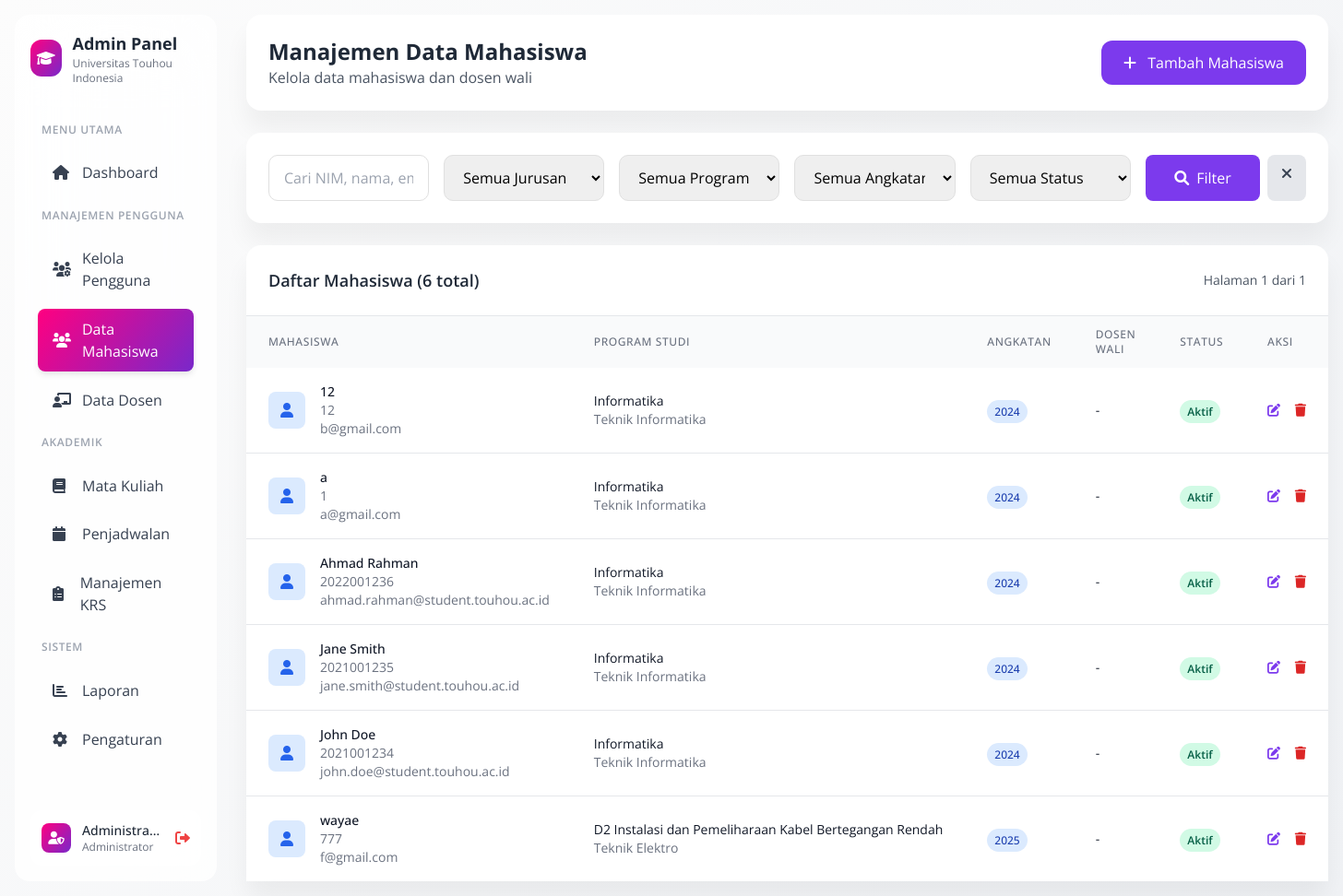
Screenshot of /sistem-krs/admin-mahasiswa.php (signed in) with the database file from the repository.
### tables this page shows
CREATE TABLE `mahasiswa` (
  `id_mahasiswa` int(11) NOT NULL,
  `nim` varchar(20) NOT NULL,
  `nama` varchar(100) NOT NULL,
  `tanggal_lahir` date DEFAULT NULL,
  `jenis_kelamin` enum('L','P') DEFAULT NULL,
  `alamat` varchar(255) DEFAULT NULL,
  `nomor_telepon` varchar(15) DEFAULT NULL,
  `email` varchar(100) NOT NULL,
  `foto` varchar(255) DEFAULT NULL,
  `password` varchar(255) NOT NULL,
  `created_at` timestamp NOT NULL DEFAULT current_timestamp(),
  `jurusan` varchar(100) DEFAULT NULL,
  `program_studi` varchar(100) DEFAULT NULL,
  `angkatan` year(4) DEFAULT NULL,
  `semester_aktif` int(11) DEFAULT 1,
  `kelompok_ukt` int(11) DEFAULT 1,
  `dosen_wali` int(11) DEFAULT NULL,
  `status` enum('aktif','nonaktif','cuti','lulus') DEFAULT 'aktif'
);

### sistem-krs/admin-mahasiswa.php (the view, shortened to what this page needs)
<?php
$database = new Database();
$conn = $database->getConnection();
$search = $_GET['search'] ?? '';
$page = $_GET['page'] ?? 1;
$limit = 15;
$offset = ($page - 1) * $limit;
$where_conditions = [];
$where_clause = !empty($where_conditions) ? 'WHERE ' . implode(' AND ', $where_conditions) : '';
$count_query = "SELECT COUNT(*) FROM mahasiswa m $where_clause";
$count_stmt = $conn->prepare($count_query);
$count_stmt->execute();
$total_records = $count_stmt->fetchColumn();
$total_pages = ceil($total_records / $limit);
$query = "SELECT m.*, d.nama_dosen as nama_dosen_wali
          FROM mahasiswa m
          LEFT JOIN dosen d ON m.dosen_wali = d.id_dosen
          $where_clause
          ORDER BY m.nama
          LIMIT :limit OFFSET :offset";
$stmt = $conn->prepare($query);
$stmt->bindValue(':limit', $limit, PDO::PARAM_INT);
$stmt->bindValue(':offset', $offset, PDO::PARAM_INT);
$stmt->execute();
$mahasiswa_list = $stmt->fetchAll(PDO::FETCH_ASSOC);
?>
<!DOCTYPE html>
<html lang="id">
<head>
    <link href="https://cdn.jsdelivr.net/npm/tailwindcss@2.2.19/dist/tailwind.min.css" rel="stylesheet">
    <link href="https://cdnjs.cloudflare.com/ajax/libs/font-awesome/6.0.0/css/all.min.css" rel="stylesheet">
</head>
<body class="bg-gray-50">
    <div class="flex min-h-screen">
        <div class="w-64 p-4">
            <div class="sidebar-soft h-full p-4">
                <div class="flex items-center gap-3 mb-8">
                    <div class="w-10 h-10 bg-gradient-primary rounded-xl flex items-center justify-center">
                        <i class="fas fa-graduation-cap text-white"></i>
                    </div>
                    <div>
                        <h2 class="text-lg font-bold text-gray-800">Admin Panel</h2>
                        <p class="text-xs text-gray-500">Universitas Touhou Indonesia</p>
                    </div>
                </div>
                <nav class="space-y-2">
                    <div class="px-3 py-2">
                        <p class="text-xs font-semibold text-gray-400 uppercase tracking-wider">Menu Utama</p>
                    </div>
                    <a href="dashboard.php" class="nav-link-soft flex items-center text-gray-700 hover:text-gray-900">
                        <i class="fas fa-home w-5 mr-3"></i>
                        <span>Dashboard</span>
                    </a>
                    <div class="px-3 py-2 mt-6">
                        <p class="text-xs font-semibold text-gray-400 uppercase tracking-wider">Manajemen Pengguna</p>
                    </div>
                    <a href="admin-users.php" class="nav-link-soft flex items-center text-gray-700 hover:text-gray-900">
                        <i class="fas fa-users-cog w-5 mr-3"></i>
                        <span>Kelola Pengguna</span>
                    </a>
                    <a href="admin-mahasiswa.php" class="nav-link-soft active flex items-center text-white">
                        <i class="fas fa-users w-5 mr-3"></i>
                        <span>Data Mahasiswa</span>
                    </a>
                    <a href="admin-dosen.php" class="nav-link-soft flex items-center text-gray-700 hover:text-gray-900">
                        <i class="fas fa-chalkboard-teacher w-5 mr-3"></i>
                        <span>Data Dosen</span>
                    </a>
                    <div class="px-3 py-2 mt-6">
                        <p class="text-xs font-semibold text-gray-400 uppercase tracking-wider">Akademik</p>
                    </div>
                    <a href="admin-matakuliah.php"
                        class="nav-link-soft flex items-center text-gray-700 hover:text-gray-900">
                        <i class="fas fa-book w-5 mr-3"></i>
                        <span>Mata Kuliah</span>
                    </a>
                    <a href="admin-jadwal.php"
                        class="nav-link-soft flex items-center text-gray-700 hover:text-gray-900">
                        <i class="fas fa-calendar w-5 mr-3"></i>
                        <span>Penjadwalan</span>
                    </a>
                    <a href="admin-krs.php" class="nav-link-soft flex items-center text-gray-700 hover:text-gray-900">
                        <i class="fas fa-clipboard-list w-5 mr-3"></i>
                        <span>Manajemen KRS</span>
                    </a>
                    <div class="px-3 py-2 mt-6">
                        <p class="text-xs font-semibold text-gray-400 uppercase tracking-wider">Sistem</p>
                    </div>
                    <a href="admin-laporan.php"
                        class="nav-link-soft flex items-center text-gray-700 hover:text-gray-900">
                        <i class="fas fa-chart-bar w-5 mr-3"></i>
                        <span>Laporan</span>
                    </a>
                    <a href="admin-settings.php"
                        class="nav-link-soft flex items-center text-gray-700 hover:text-gray-900">
                        <i class="fas fa-cog w-5 mr-3"></i>
                        <span>Pengaturan</span>
                    </a>
                </nav>
                <div class="absolute bottom-4 left-4 right-4">
                    <div class="bg-white bg-opacity-50 rounded-xl p-3">
                        <div class="flex items-center gap-3">
                            <div class="w-8 h-8 bg-gradient-primary rounded-lg flex items-center justify-center">
                                <i class="fas fa-user-shield text-white text-sm"></i>
                            </div>
                            <div class="flex-1 min-w-0">
                                <p class="text-sm font-medium text-gray-800 truncate"><?php echo $_SESSION['nama']; ?>
                                </p>
                                <p class="text-xs text-gray-500">Administrator</p>
                            </div>
                            <a href="logout.php" class="text-red-500 hover:text-red-700">
                                <i class="fas fa-sign-out-alt"></i>
                            </a>
                        </div>
                    </div>
                </div>
            </div>
        </div>
        <div class="flex-1 p-4">
            <div class="card mb-6">
                <div class="p-6">
                    <div class="flex items-center justify-between">
                        <div>
                            <h1 class="text-2xl font-bold text-gray-800">Manajemen Data Mahasiswa</h1>
                            <p class="text-gray-600">Kelola data mahasiswa dan dosen wali</p>
                        </div>
                        <button onclick="openAddModal()"
                            class="bg-purple-600 text-white px-6 py-3 rounded-xl hover:bg-purple-700 transition-colors">
                            <i class="fas fa-plus mr-2"></i>
                            Tambah Mahasiswa
                        </button>
                    </div>
                </div>
            </div>
            <div class="card mb-6">
                <div class="p-6">
                    <form method="GET" class="grid grid-cols-1 md:grid-cols-6 gap-4">
                        <div>
                            <input type="text" name="search" placeholder="Cari NIM, nama, email..."
                                value="<?php echo htmlspecialchars($search); ?>" class="form-input w-full">
                        </div>
                        <div>
                            <select name="jurusan" class="form-input w-full">
                                <option value="">Semua Jurusan</option>
                            </select>
                        </div>
                        <div>
                            <select name="program_studi" class="form-input w-full">
                                <option value="">Semua Program Studi</option>
                            </select>
                        </div>
                        <div>
                            <select name="angkatan" class="form-input w-full">
                                <option value="">Semua Angkatan</option>
                            </select>
                        </div>
                        <div>
                            <select name="status" class="form-input w-full">
                                <option value="">Semua Status</option>
                            </select>
                        </div>
                        <div class="flex gap-2">
                            <button type="submit"
                                class="bg-purple-600 text-white px-4 py-2 rounded-lg hover:bg-purple-700 flex-1">
                                <i class="fas fa-search mr-2"></i>Filter
                            </button>
                            <a href="admin-mahasiswa.php"
                                class="px-4 py-2 bg-gray-200 text-gray-700 rounded-lg hover:bg-gray-300">
                                <i class="fas fa-times"></i>
                            </a>
                        </div>
                    </form>
                </div>
            </div>
            <div class="card">
                <div class="p-6 border-b">
                    <div class="flex justify-between items-center">
                        <h3 class="text-lg font-semibold text-gray-800">
                            Daftar Mahasiswa (<?php echo $total_records; ?> total)
                        </h3>
                        <div class="text-sm text-gray-600">
                            Halaman <?php echo $page; ?> dari <?php echo $total_pages; ?>
                        </div>
                    </div>
                </div>
                <div class="overflow-x-auto">
                    <table class="w-full">
                        <thead class="bg-gray-50">
                            <tr>
                                <th
                                    class="px-6 py-3 text-left text-xs font-medium text-gray-500 uppercase tracking-wider">
                                    Mahasiswa</th>
                                <th
                                    class="px-6 py-3 text-left text-xs font-medium text-gray-500 uppercase tracking-wider">
                                    Program Studi</th>
                                <th
                                    class="px-6 py-3 text-left text-xs font-medium text-gray-500 uppercase tracking-wider">
                                    Angkatan</th>
                                <th
                                    class="px-6 py-3 text-left text-xs font-medium text-gray-500 uppercase tracking-wider">
                                    Dosen Wali</th>
                                <th
                                    class="px-6 py-3 text-left text-xs font-medium text-gray-500 uppercase tracking-wider">
                                    Status</th>
                                <th
                                    class="px-6 py-3 text-left text-xs font-medium text-gray-500 uppercase tracking-wider">
                                    Aksi</th>
                            </tr>
                        </thead>
                        <tbody class="bg-white divide-y divide-gray-200">
                            <?php foreach ($mahasiswa_list as $mhs): ?>
                            <tr class="hover:bg-gray-50">
                                <td class="px-6 py-4 whitespace-nowrap">
                                    <div class="flex items-center">
                                        <div class="w-10 h-10 bg-blue-100 rounded-lg flex items-center justify-center">
                                            <i class="fas fa-user text-blue-600"></i>
                                        </div>
                                        <div class="ml-4">
                                            <div class="text-sm font-medium text-gray-900"><?php echo $mhs['nama']; ?>
                                            </div>
                                            <div class="text-sm text-gray-500"><?php echo $mhs['nim']; ?></div>
                                            <div class="text-sm text-gray-500"><?php echo $mhs['email']; ?></div>
                                        </div>
                                    </div>
                                </td>
                                <td class="px-6 py-4 whitespace-nowrap">
                                    <div class="text-sm text-gray-900"><?php echo $mhs['program_studi']; ?></div>
                                    <div class="text-sm text-gray-500"><?php echo $mhs['jurusan']; ?></div>
                                </td>
                                <td class="px-6 py-4 whitespace-nowrap">
                                    <span class="px-2 py-1 bg-blue-100 text-blue-800 rounded-full text-xs font-medium">
                                        <?php echo $mhs['angkatan']; ?>
                                    </span>
                                </td>
                                <td class="px-6 py-4 whitespace-nowrap text-sm text-gray-900">
                                    <?php echo $mhs['nama_dosen_wali'] ?: '-'; ?>
                                </td>
                                <td class="px-6 py-4 whitespace-nowrap">
                                    <span class="px-2 py-1 text-xs font-semibold rounded-full
                                        <?php
                                        switch($mhs['status']) {
                                            case 'aktif': echo 'bg-green-100 text-green-800'; break;
                                        }
                                        ?>">
                                        <?php echo ucfirst($mhs['status']); ?>
                                    </span>
                                </td>
                                <td class="px-6 py-4 whitespace-nowrap text-sm font-medium">
                                    <button onclick="editMahasiswa(<?php echo htmlspecialchars(json_encode($mhs)); ?>)"
                                        class="text-purple-600 hover:text-purple-900 mr-3">
                                        <i class="fas fa-edit"></i>
                                    </button>
                                    <button
                                        onclick="deleteMahasiswa(<?php echo $mhs['id_mahasiswa']; ?>, '<?php echo $mhs['nama']; ?>')"
                                        class="text-red-600 hover:text-red-900">
                                        <i class="fas fa-trash"></i>
                                    </button>
                                </td>
                            </tr>
                            <?php endforeach; ?>
                        </tbody>
                    </table>
                </div>
            </div>
        </div>
    </div>
</body>
</html>

### sistem-krs/admin-mahasiswa.php (style rules this page uses)
body { background: linear-gradient(310deg, #f0f2f5 0%, #fcfcfc 100%); font-family: 'Open Sans', sans-serif; }
.sidebar-soft { background: rgba(255, 255, 255, 0.8); backdrop-filter: blur(42px); border-radius: 1rem; border: 1px solid rgba(255, 255, 255, 0.05); }
.nav-link-soft { border-radius: 0.5rem; margin: 0.125rem 0.5rem; padding: 0.65rem 1rem; transition: all 0.15s ease-in; }
.nav-link-soft.active { background: linear-gradient(310deg, #7928ca 0%, #ff0080 100%); color: white; box-shadow: 0 4px 7px -1px rgba(0, 0, 0, 0.11); }
.card { background: #fff; border-radius: 1rem; box-shadow: 0 20px 27px 0 rgba(0, 0, 0, 0.05); border: 0; }
.bg-gradient-primary { background: linear-gradient(310deg, #7928ca 0%, #ff0080 100%); }
.form-input { border: 1px solid #e0e0e0; border-radius: 10px; padding: 12px 16px; transition: all 0.3s ease; }

### rows the page displays
mahasiswa: nama "12", nim "12", email "b@gmail.com", program_studi "Informatika", jurusan "Teknik Informatika", angkatan "2024", nama_dosen_wali "-", status "Aktif"
mahasiswa: nama "a", nim "1", email "a@gmail.com", program_studi "Informatika", jurusan "Teknik Informatika", angkatan "2024", nama_dosen_wali "-", status "Aktif"
mahasiswa: nama "Ahmad Rahman", nim "2022001236", email "ahmad.rahman@student.touhou.ac.id", program_studi "Informatika", jurusan "Teknik Informatika", angkatan "2024", nama_dosen_wali "-", status "Aktif"
mahasiswa: nama "Jane Smith", nim "2021001235", email "jane.smith@student.touhou.ac.id", program_studi "Informatika", jurusan "Teknik Informatika", angkatan "2024", nama_dosen_wali "-", status "Aktif"
mahasiswa: nama "John Doe", nim "2021001234", email "john.doe@student.touhou.ac.id", program_studi "Informatika", jurusan "Teknik Informatika", angkatan "2024", nama_dosen_wali "-", status "Aktif"
mahasiswa: nama "wayae", nim "777", email "f@gmail.com", program_studi "D2 Instalasi dan Pemeliharaan Kabel Bertegangan Rendah", jurusan "Teknik Elektro", angkatan "2025", nama_dosen_wali "-", status "Aktif"

### other values shown
$_SESSION['nama'] "Administra…"
$total_records "6"
$page "1"
$total_pages "1"
